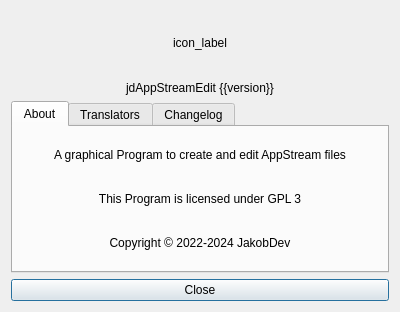
<?xml version="1.0" encoding="UTF-8"?>
<ui version="4.0">
 <class>AboutWindow</class>
 <widget class="QDialog" name="AboutWindow">
  <property name="geometry">
   <rect>
    <x>0</x>
    <y>0</y>
    <width>400</width>
    <height>312</height>
   </rect>
  </property>
  <property name="windowTitle">
   <string>About</string>
  </property>
  <layout class="QVBoxLayout" name="verticalLayout">
   <item>
    <widget class="QLabel" name="icon_label">
     <property name="sizePolicy">
      <sizepolicy hsizetype="Preferred" vsizetype="Preferred">
       <horstretch>0</horstretch>
       <verstretch>0</verstretch>
      </sizepolicy>
     </property>
     <property name="minimumSize">
      <size>
       <width>64</width>
       <height>64</height>
      </size>
     </property>
     <property name="text">
      <string notr="true">icon_label</string>
     </property>
     <property name="alignment">
      <set>Qt::AlignCenter</set>
     </property>
    </widget>
   </item>
   <item>
    <widget class="QLabel" name="version_label">
     <property name="text">
      <string notr="true">jdAppStreamEdit {{version}}</string>
     </property>
     <property name="alignment">
      <set>Qt::AlignCenter</set>
     </property>
    </widget>
   </item>
   <item>
    <widget class="QTabWidget" name="tab_widget">
     <property name="currentIndex">
      <number>0</number>
     </property>
     <widget class="QWidget" name="tab">
      <attribute name="title">
       <string>About</string>
      </attribute>
      <layout class="QVBoxLayout" name="verticalLayout_2">
       <item>
        <widget class="QLabel" name="label">
         <property name="text">
          <string>A graphical Program to create and edit AppStream files</string>
         </property>
         <property name="alignment">
          <set>Qt::AlignCenter</set>
         </property>
        </widget>
       </item>
       <item>
        <widget class="QLabel" name="label_2">
         <property name="text">
          <string>This Program is licensed under GPL 3</string>
         </property>
         <property name="alignment">
          <set>Qt::AlignCenter</set>
         </property>
        </widget>
       </item>
       <item>
        <widget class="QLabel" name="label_3">
         <property name="text">
          <string notr="true">Copyright © 2022-2024 JakobDev</string>
         </property>
         <property name="alignment">
          <set>Qt::AlignCenter</set>
         </property>
        </widget>
       </item>
      </layout>
     </widget>
     <widget class="QWidget" name="tab_2">
      <attribute name="title">
       <string>Translators</string>
      </attribute>
      <layout class="QVBoxLayout" name="verticalLayout_3">
       <item>
        <widget class="QLabel" name="label_4">
         <property name="text">
          <string>The following people translated jdAppStreamEdit:</string>
         </property>
         <property name="alignment">
          <set>Qt::AlignCenter</set>
         </property>
         <property name="wordWrap">
          <bool>true</bool>
         </property>
        </widget>
       </item>
       <item>
        <widget class="QTextEdit" name="translators_edit">
         <property name="readOnly">
          <bool>true</bool>
         </property>
        </widget>
       </item>
      </layout>
     </widget>
     <widget class="QWidget" name="tab_3">
      <attribute name="title">
       <string>Changelog</string>
      </attribute>
      <layout class="QVBoxLayout" name="verticalLayout_4">
       <item>
        <widget class="QTextEdit" name="changelog_edit">
         <property name="readOnly">
          <bool>true</bool>
         </property>
        </widget>
       </item>
      </layout>
     </widget>
    </widget>
   </item>
   <item>
    <widget class="QPushButton" name="close_button">
     <property name="text">
      <string>Close</string>
     </property>
    </widget>
   </item>
  </layout>
 </widget>
 <resources/>
 <connections/>
</ui>
